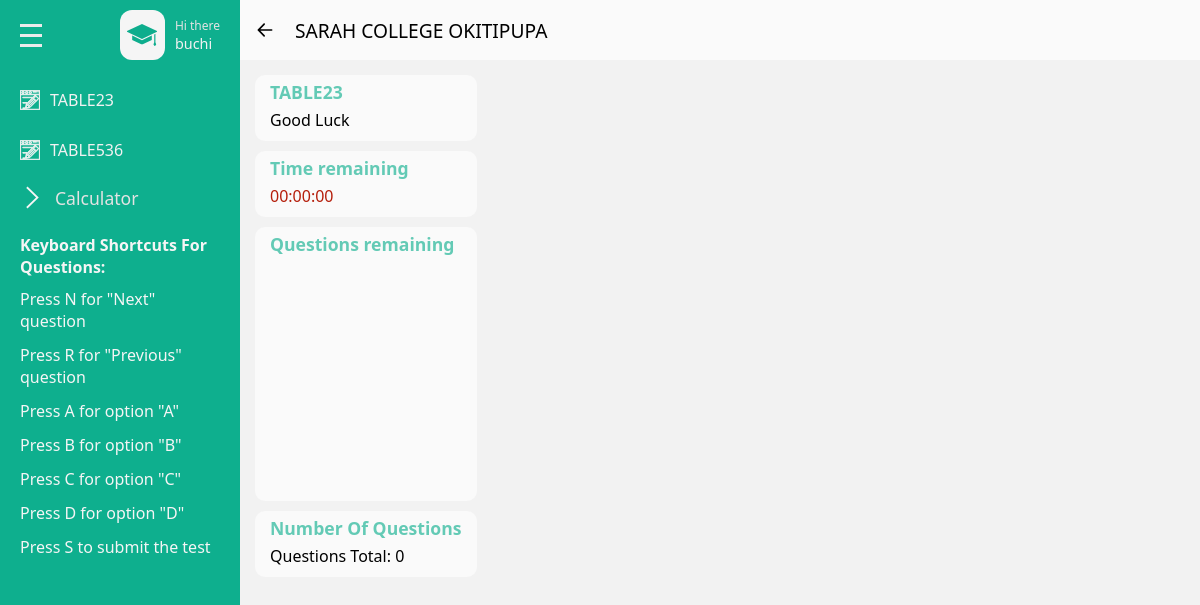
Before: / (signed in) with the older database file.
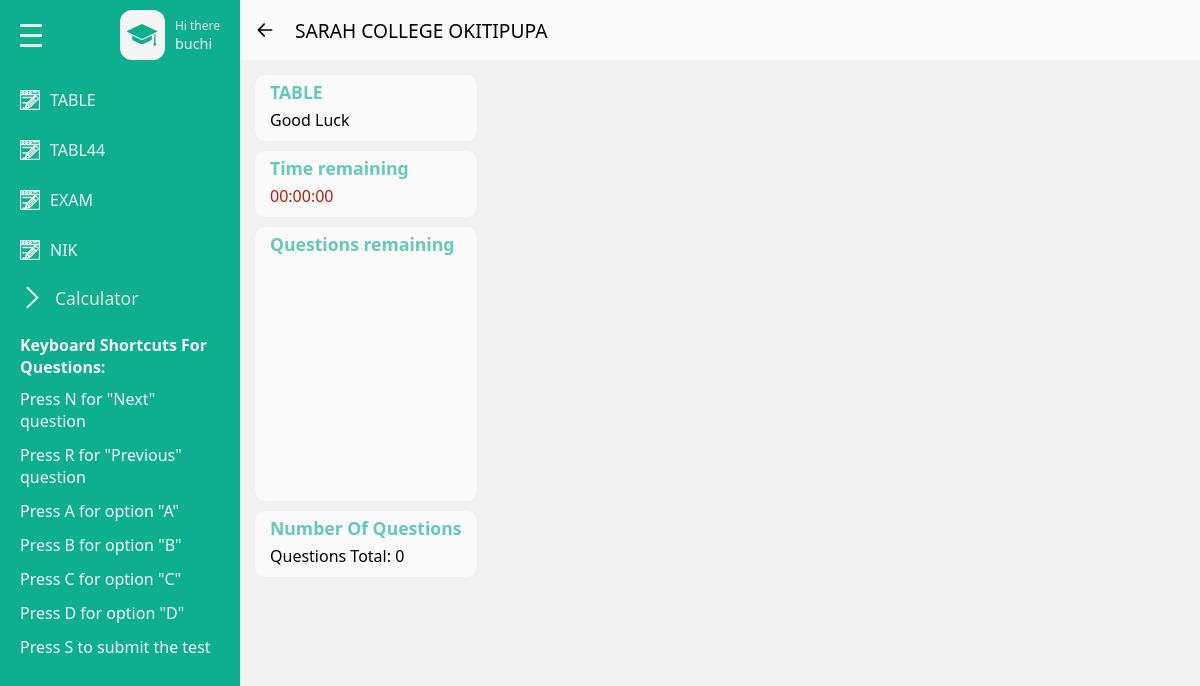
After: the same page with the newer database file.
### base/models.py (models this page shows, shortened)
class Subject(models.Model):
    name = models.CharField(max_length=255, unique=True, null=True)

### base/views.py (the view, shortened to what this page needs)
# urls.py: path('',views.index,name= "index"),
@login_required(login_url='login')
def index(request):
    username = get_object_or_404(UserID, user=request.user)
    school_name = get_object_or_404(Name_School)
    subjects = Subject.objects.all()
    all_subjects_questions = []
    remaining_time = None
    user_answers = defaultdict(dict)
    if subjects.exists():
        for subject in subjects:
            exam_sessions = ExamSession.objects.filter(subject=subject).order_by('shuffle_order')
            questions = [session.question for session in exam_sessions]
            seed = hash(request.user.id) % 10000
            random.seed(seed)
            random.shuffle(questions)
            all_subjects_questions.append({
                'subject': subject,
                'questions': questions
            })
            if request.user.is_authenticated:
                user_results = Result.objects.filter(user=request.user, subject=subject)
                for result in user_results:
                    user_answers[question.id] = result.selected_answer.id if result.selected_answer else None
    return render(request, 'index.html', {
        'subjects': subjects,
        'all_subjects_questions': all_subjects_questions,
        'remaining_time': remaining_time,
        'user_answers': user_answers,
        'school_name': school_name,
        'username': username
    })

### base/models.py (called while the page is built)
    def __str__(self):
        return self.school

### base/templates/index.html (shortened to what the changed rows need)
{% load static %}
<!DOCTYPE html>
<html lang="en">
<head>
    <link rel = "stylesheet" href = "{% static 'css/style.css' %}"/>
</head>
<body>
    <div class = "page">
        <div class = "wrapper">
            <div class = "main-sidebar">
                <div class = "menu">
                                <!DOCTYPE svg PUBLIC "-//W3C//DTD SVG 1.1//EN" "http://www.w3.org/Graphics/SVG/1.1/DTD/svg11.dtd">
                    <div class= "user menu-content flex-column ">
                        <div class = "subjects-link-div flex-column">
                            {% for subject in subjects %}
                                <div data-menu = "{{subject.name|upper}}" class="menu-wrapper flex gp-10">
                                    <!DOCTYPE svg PUBLIC "-//W3C//DTD SVG 1.1//EN" "http://www.w3.org/Graphics/SVG/1.1/DTD/svg11.dtd">
                                    <span>{{ subject.name|upper }}</span>
                                </div>
                            {% endfor %}
                        </div>
                    </div>
                </div>
            </div>
            <div class = "main-content">
                <div class = "main-content-items-wrapper flex gp-15">
                    <div class = "control-section flex-column gp-10">
                        <div class= "small-box-info">
                            <h4 class = "control small-box-head">{{ selected_subject.name|upper }}</h4>
                            <p class = "small-box-text">Good Luck</p>
                        </div>
                    </div>
                </div>
            </div>
        </div>
    </div>
</body>
</html>

Changed rows visible on the page:
removed Subject: name "TABLE23"
removed Subject: name "TABLE536"
added Subject: name "TABLE"
added Subject: name "TABL44"
added Subject: name "EXAM"
added Subject: name "NIK"
Other visible differences:
text written by a page script: "TABLE23" → "TABLE"
